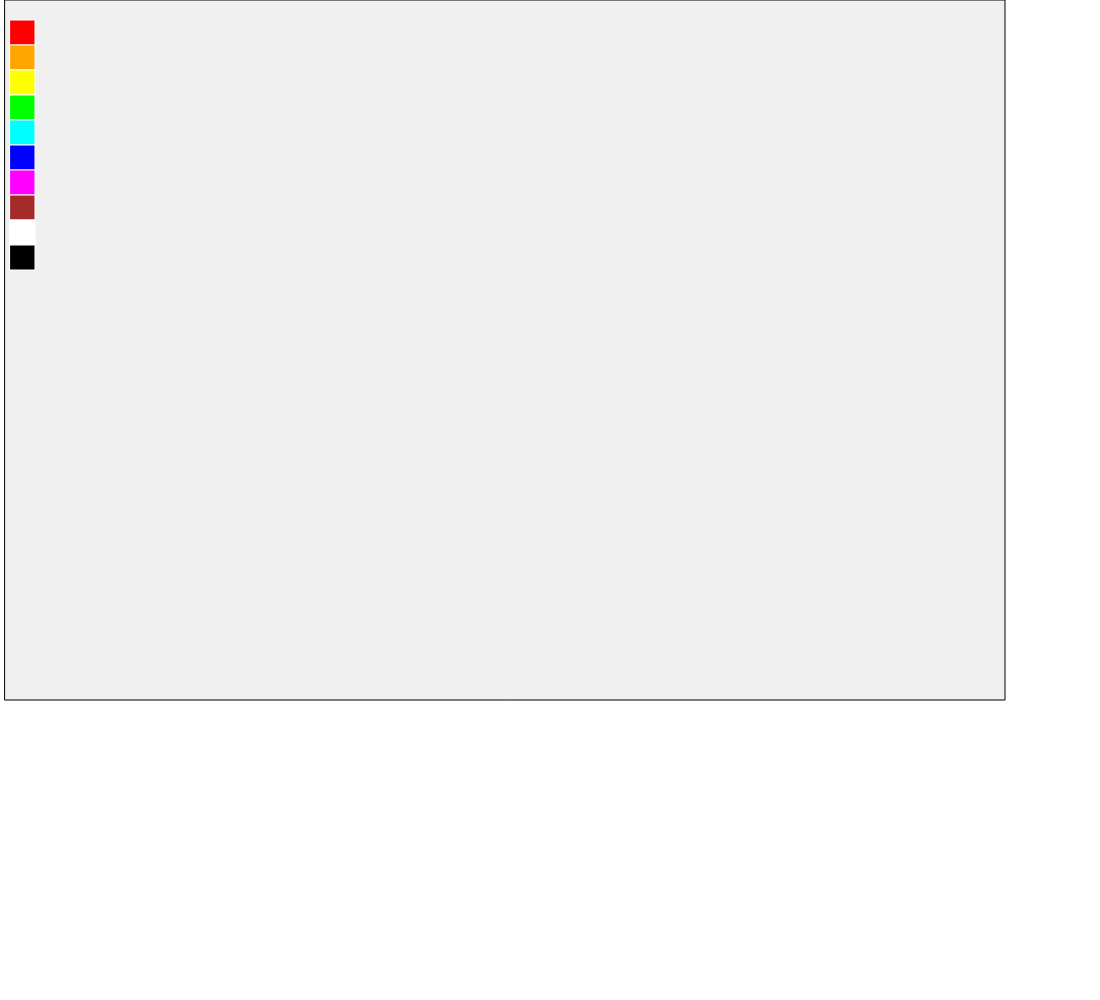
Frame 1 (no input)
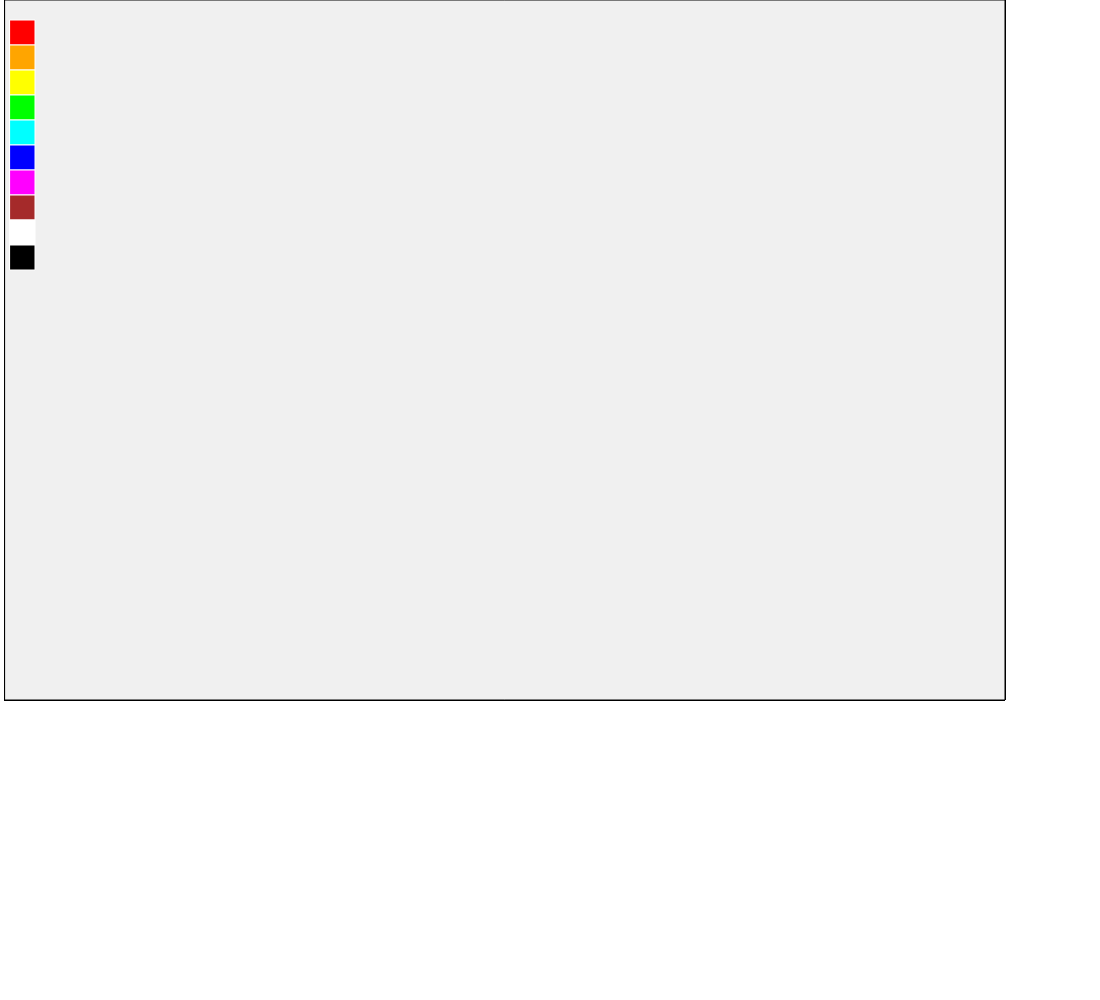
Frame 60 (no input)
Frame 120 (the mouse pressed at the canvas centre since frame 60): identical to frame 60, image omitted

The p5.js sketch that drew these frames (run headless with seeded random() and noise() and a simulated clock; from frame 60 on, the mouse is pressed at the canvas centre):

// p5.js sketch
// ── sketch.js



function setup() {
  createCanvas(1100, 1000);
}

function draw() {
  
  fill(240);
  stroke(0);
  rect(5,0,1000,700);

  push(); //controls the stroke color for the palette boxes
  stroke(255); //white outline

  //red
  fill(255,0,0);
  rect(10,20,25,25);

  //orange
  fill(255,165,0);
  rect(10,45,25,25);

  //yellow
  fill(255,255,0);
  rect(10,70,25,25);

  //green
  fill(0,255,0);
  rect(10,95,25,25);

  //cyan
  fill(0,255,255);
  rect(10,120,25,25);

  //blue
  fill(0,0,255);
  rect(10,145,25,25);

  //magenta
  fill(255,0,255);
  rect(10,170,25,25);

  //brown
  fill(165,42,42);
  rect(10,195,25,25);

  //white
  fill(255);
  rect(10,220,25,25);

  //black
  fill(0);
  rect(10,245,25,25);
  
  pop(); //ends control of stroke

}
